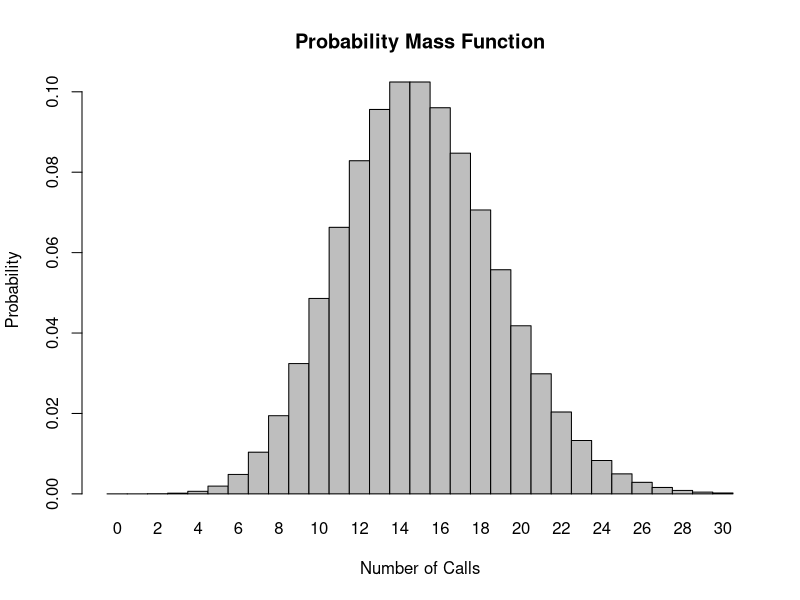
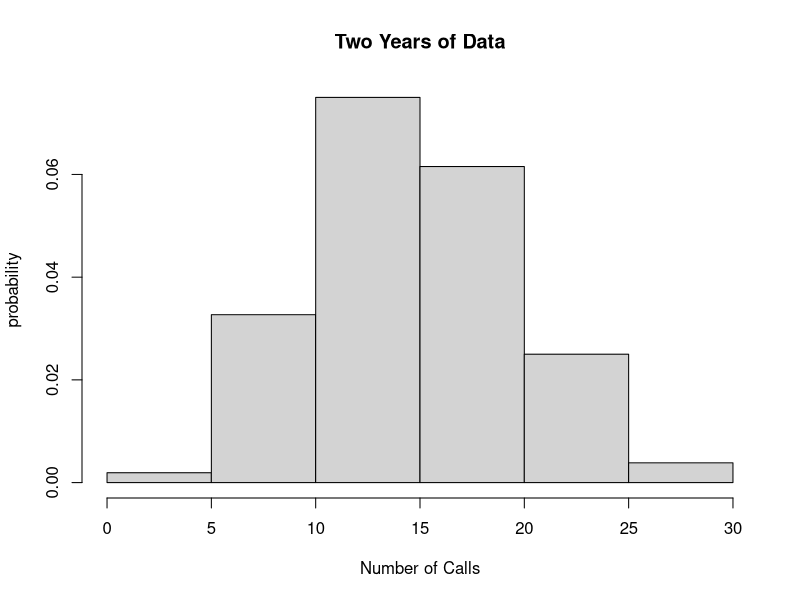

Generate these figures, in order, with R:
## ---- chunk 1
knitr::opts_chunk$set(echo = TRUE)
## ---- chunk 2
ppois(q = 8, lambda = 15, upper.tri(TRUE))
## ---- chunk 3
dpois(x = 0, lambda =15)
## ---- chunk 4
dpois(x = 3, lambda =15)
## ---- chunk 5
x <- 0:30
l = 15
probset <- dpois(x = x, lambda = l)
barplot(probset, names.arg = x, space = 0, xlab = "Number of Calls", ylab = "Probability", main = "Probability Mass Function")
## ---- chunk 6
two_years <- rpois(104, lambda =15)
two_years
## ---- chunk 7
hist(two_years, probability = TRUE, main = "Two Years of Data",
    xlab = "Number of Calls", ylab = "probability", xlim = c(0,30))
